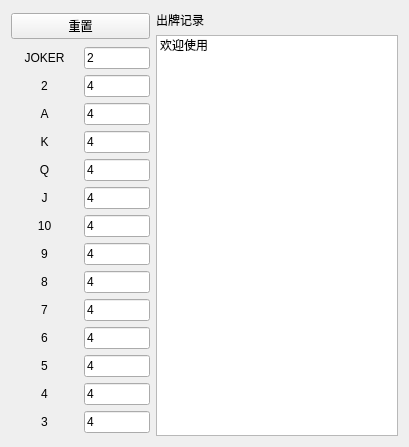
<?xml version="1.0" encoding="UTF-8"?>
<ui version="4.0">
 <class>Form</class>
 <widget class="QWidget" name="Form">
  <property name="geometry">
   <rect>
    <x>0</x>
    <y>0</y>
    <width>409</width>
    <height>447</height>
   </rect>
  </property>
  <property name="sizePolicy">
   <sizepolicy hsizetype="Expanding" vsizetype="Preferred">
    <horstretch>0</horstretch>
    <verstretch>0</verstretch>
   </sizepolicy>
  </property>
  <property name="windowTitle">
   <string>记牌器</string>
  </property>
  <property name="windowOpacity">
   <double>0.800000000000000</double>
  </property>
  <layout class="QHBoxLayout" name="horizontalLayout_2">
   <item>
    <layout class="QVBoxLayout" name="verticalLayout_4">
     <item>
      <widget class="QPushButton" name="resetButton">
       <property name="text">
        <string>重置</string>
       </property>
      </widget>
     </item>
     <item>
      <layout class="QHBoxLayout" name="horizontalLayout" stretch="1,1">
       <item>
        <layout class="QVBoxLayout" name="verticalLayout">
         <item>
          <widget class="QLabel" name="label">
           <property name="layoutDirection">
            <enum>Qt::LeftToRight</enum>
           </property>
           <property name="autoFillBackground">
            <bool>false</bool>
           </property>
           <property name="text">
            <string>JOKER</string>
           </property>
           <property name="alignment">
            <set>Qt::AlignCenter</set>
           </property>
          </widget>
         </item>
         <item>
          <widget class="QLabel" name="label_2">
           <property name="layoutDirection">
            <enum>Qt::LeftToRight</enum>
           </property>
           <property name="autoFillBackground">
            <bool>false</bool>
           </property>
           <property name="text">
            <string>2</string>
           </property>
           <property name="alignment">
            <set>Qt::AlignCenter</set>
           </property>
          </widget>
         </item>
         <item>
          <widget class="QLabel" name="label_3">
           <property name="layoutDirection">
            <enum>Qt::LeftToRight</enum>
           </property>
           <property name="autoFillBackground">
            <bool>false</bool>
           </property>
           <property name="text">
            <string>A</string>
           </property>
           <property name="alignment">
            <set>Qt::AlignCenter</set>
           </property>
          </widget>
         </item>
         <item>
          <widget class="QLabel" name="label_4">
           <property name="layoutDirection">
            <enum>Qt::LeftToRight</enum>
           </property>
           <property name="autoFillBackground">
            <bool>false</bool>
           </property>
           <property name="text">
            <string>K</string>
           </property>
           <property name="alignment">
            <set>Qt::AlignCenter</set>
           </property>
          </widget>
         </item>
         <item>
          <widget class="QLabel" name="label_6">
           <property name="layoutDirection">
            <enum>Qt::LeftToRight</enum>
           </property>
           <property name="autoFillBackground">
            <bool>false</bool>
           </property>
           <property name="text">
            <string>Q</string>
           </property>
           <property name="alignment">
            <set>Qt::AlignCenter</set>
           </property>
          </widget>
         </item>
         <item>
          <widget class="QLabel" name="label_7">
           <property name="layoutDirection">
            <enum>Qt::LeftToRight</enum>
           </property>
           <property name="autoFillBackground">
            <bool>false</bool>
           </property>
           <property name="text">
            <string>J</string>
           </property>
           <property name="alignment">
            <set>Qt::AlignCenter</set>
           </property>
          </widget>
         </item>
         <item>
          <widget class="QLabel" name="label_5">
           <property name="layoutDirection">
            <enum>Qt::LeftToRight</enum>
           </property>
           <property name="autoFillBackground">
            <bool>false</bool>
           </property>
           <property name="text">
            <string>10</string>
           </property>
           <property name="alignment">
            <set>Qt::AlignCenter</set>
           </property>
          </widget>
         </item>
         <item>
          <widget class="QLabel" name="label_8">
           <property name="layoutDirection">
            <enum>Qt::LeftToRight</enum>
           </property>
           <property name="autoFillBackground">
            <bool>false</bool>
           </property>
           <property name="text">
            <string>9</string>
           </property>
           <property name="alignment">
            <set>Qt::AlignCenter</set>
           </property>
          </widget>
         </item>
         <item>
          <widget class="QLabel" name="label_11">
           <property name="layoutDirection">
            <enum>Qt::LeftToRight</enum>
           </property>
           <property name="autoFillBackground">
            <bool>false</bool>
           </property>
           <property name="text">
            <string>8</string>
           </property>
           <property name="alignment">
            <set>Qt::AlignCenter</set>
           </property>
          </widget>
         </item>
         <item>
          <widget class="QLabel" name="label_12">
           <property name="layoutDirection">
            <enum>Qt::LeftToRight</enum>
           </property>
           <property name="autoFillBackground">
            <bool>false</bool>
           </property>
           <property name="text">
            <string>7</string>
           </property>
           <property name="alignment">
            <set>Qt::AlignCenter</set>
           </property>
          </widget>
         </item>
         <item>
          <widget class="QLabel" name="label_10">
           <property name="layoutDirection">
            <enum>Qt::LeftToRight</enum>
           </property>
           <property name="autoFillBackground">
            <bool>false</bool>
           </property>
           <property name="text">
            <string>6</string>
           </property>
           <property name="alignment">
            <set>Qt::AlignCenter</set>
           </property>
          </widget>
         </item>
         <item>
          <widget class="QLabel" name="label_13">
           <property name="layoutDirection">
            <enum>Qt::LeftToRight</enum>
           </property>
           <property name="autoFillBackground">
            <bool>false</bool>
           </property>
           <property name="text">
            <string>5</string>
           </property>
           <property name="alignment">
            <set>Qt::AlignCenter</set>
           </property>
          </widget>
         </item>
         <item>
          <widget class="QLabel" name="label_15">
           <property name="layoutDirection">
            <enum>Qt::LeftToRight</enum>
           </property>
           <property name="autoFillBackground">
            <bool>false</bool>
           </property>
           <property name="text">
            <string>4</string>
           </property>
           <property name="alignment">
            <set>Qt::AlignCenter</set>
           </property>
          </widget>
         </item>
         <item>
          <widget class="QLabel" name="label_16">
           <property name="layoutDirection">
            <enum>Qt::LeftToRight</enum>
           </property>
           <property name="autoFillBackground">
            <bool>false</bool>
           </property>
           <property name="text">
            <string>3</string>
           </property>
           <property name="alignment">
            <set>Qt::AlignCenter</set>
           </property>
          </widget>
         </item>
        </layout>
       </item>
       <item>
        <layout class="QVBoxLayout" name="verticalLayout_3">
         <item>
          <widget class="QLineEdit" name="CJOKER">
           <property name="sizePolicy">
            <sizepolicy hsizetype="Preferred" vsizetype="Fixed">
             <horstretch>50</horstretch>
             <verstretch>0</verstretch>
            </sizepolicy>
           </property>
           <property name="text">
            <string>2</string>
           </property>
          </widget>
         </item>
         <item>
          <widget class="QLineEdit" name="C2">
           <property name="sizePolicy">
            <sizepolicy hsizetype="Preferred" vsizetype="Fixed">
             <horstretch>50</horstretch>
             <verstretch>0</verstretch>
            </sizepolicy>
           </property>
           <property name="text">
            <string>4</string>
           </property>
          </widget>
         </item>
         <item>
          <widget class="QLineEdit" name="CA">
           <property name="sizePolicy">
            <sizepolicy hsizetype="Preferred" vsizetype="Fixed">
             <horstretch>50</horstretch>
             <verstretch>0</verstretch>
            </sizepolicy>
           </property>
           <property name="text">
            <string>4</string>
           </property>
          </widget>
         </item>
         <item>
          <widget class="QLineEdit" name="CK">
           <property name="sizePolicy">
            <sizepolicy hsizetype="Preferred" vsizetype="Fixed">
             <horstretch>50</horstretch>
             <verstretch>0</verstretch>
            </sizepolicy>
           </property>
           <property name="text">
            <string>4</string>
           </property>
          </widget>
         </item>
         <item>
          <widget class="QLineEdit" name="CQ">
           <property name="sizePolicy">
            <sizepolicy hsizetype="Preferred" vsizetype="Fixed">
             <horstretch>50</horstretch>
             <verstretch>0</verstretch>
            </sizepolicy>
           </property>
           <property name="text">
            <string>4</string>
           </property>
          </widget>
         </item>
         <item>
          <widget class="QLineEdit" name="CJ">
           <property name="sizePolicy">
            <sizepolicy hsizetype="Preferred" vsizetype="Fixed">
             <horstretch>50</horstretch>
             <verstretch>0</verstretch>
            </sizepolicy>
           </property>
           <property name="text">
            <string>4</string>
           </property>
          </widget>
         </item>
         <item>
          <widget class="QLineEdit" name="C10">
           <property name="sizePolicy">
            <sizepolicy hsizetype="Preferred" vsizetype="Fixed">
             <horstretch>50</horstretch>
             <verstretch>0</verstretch>
            </sizepolicy>
           </property>
           <property name="text">
            <string>4</string>
           </property>
          </widget>
         </item>
         <item>
          <widget class="QLineEdit" name="C9">
           <property name="sizePolicy">
            <sizepolicy hsizetype="Preferred" vsizetype="Fixed">
             <horstretch>50</horstretch>
             <verstretch>0</verstretch>
            </sizepolicy>
           </property>
           <property name="text">
            <string>4</string>
           </property>
          </widget>
         </item>
         <item>
          <widget class="QLineEdit" name="C8">
           <property name="sizePolicy">
            <sizepolicy hsizetype="Preferred" vsizetype="Fixed">
             <horstretch>50</horstretch>
             <verstretch>0</verstretch>
            </sizepolicy>
           </property>
           <property name="text">
            <string>4</string>
           </property>
          </widget>
         </item>
         <item>
          <widget class="QLineEdit" name="C7">
           <property name="sizePolicy">
            <sizepolicy hsizetype="Preferred" vsizetype="Fixed">
             <horstretch>50</horstretch>
             <verstretch>0</verstretch>
            </sizepolicy>
           </property>
           <property name="text">
            <string>4</string>
           </property>
          </widget>
         </item>
         <item>
          <widget class="QLineEdit" name="C6">
           <property name="sizePolicy">
            <sizepolicy hsizetype="Preferred" vsizetype="Fixed">
             <horstretch>50</horstretch>
             <verstretch>0</verstretch>
            </sizepolicy>
           </property>
           <property name="text">
            <string>4</string>
           </property>
          </widget>
         </item>
         <item>
          <widget class="QLineEdit" name="C5">
           <property name="sizePolicy">
            <sizepolicy hsizetype="Preferred" vsizetype="Fixed">
             <horstretch>50</horstretch>
             <verstretch>0</verstretch>
            </sizepolicy>
           </property>
           <property name="text">
            <string>4</string>
           </property>
          </widget>
         </item>
         <item>
          <widget class="QLineEdit" name="C4">
           <property name="sizePolicy">
            <sizepolicy hsizetype="Preferred" vsizetype="Fixed">
             <horstretch>50</horstretch>
             <verstretch>0</verstretch>
            </sizepolicy>
           </property>
           <property name="text">
            <string>4</string>
           </property>
          </widget>
         </item>
         <item>
          <widget class="QLineEdit" name="C3">
           <property name="sizePolicy">
            <sizepolicy hsizetype="Preferred" vsizetype="Fixed">
             <horstretch>50</horstretch>
             <verstretch>0</verstretch>
            </sizepolicy>
           </property>
           <property name="text">
            <string>4</string>
           </property>
          </widget>
         </item>
        </layout>
       </item>
      </layout>
     </item>
    </layout>
   </item>
   <item>
    <layout class="QVBoxLayout" name="verticalLayout_2">
     <item>
      <widget class="QLabel" name="gameLabel">
       <property name="text">
        <string>出牌记录</string>
       </property>
      </widget>
     </item>
     <item>
      <widget class="QListWidget" name="listWidget">
       <item>
        <property name="text">
         <string>欢迎使用</string>
        </property>
       </item>
      </widget>
     </item>
    </layout>
   </item>
  </layout>
 </widget>
 <resources/>
 <connections/>
</ui>
